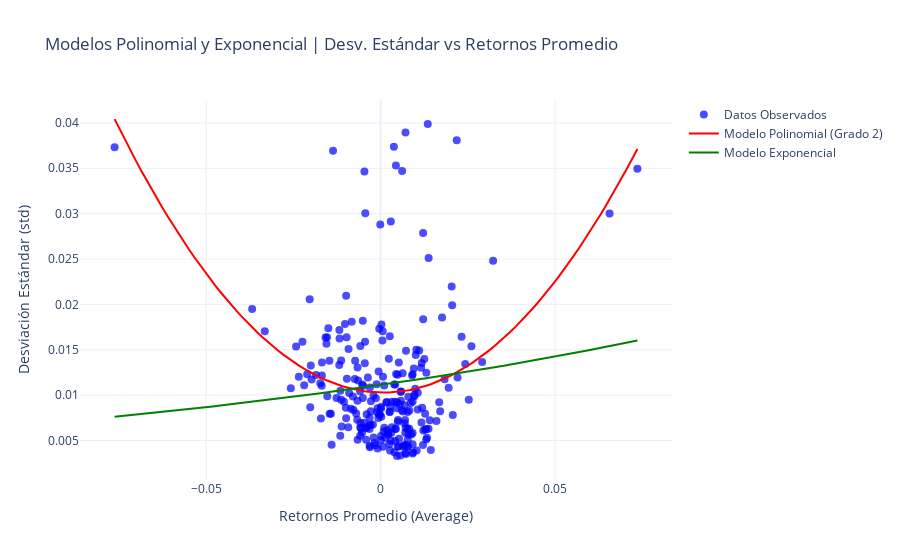

Here is the notebook cell this chart was saved with:
### Code cell
#Modelo 1 
import numpy as np
import pandas as pd
import yfinance as yf
import statsmodels.api as sm
from scipy.optimize import curve_fit
import plotly.graph_objects as go

# 1. Descargar datos históricos del activo
activo = "AAPL"  # Ticker del activo
periodo = "1y"
datos = yf.Ticker(activo).history(period=periodo)

# 2. Calcular los retornos promedio (Average) y la desviación estándar (std)
datos['Average'] = datos[['High', 'Low']].mean(axis=1).pct_change()
datos['std'] = datos['Average'].rolling(window=5).std()

# Eliminar valores NaN para los ajustes
datos.dropna(inplace=True)

# --- MODELO POLINOMIAL ---
# Ajustar un modelo polinomial de grado 2
X_poly = np.column_stack((datos['Average'], datos['Average']**2))  # [x, x^2]
X_poly = sm.add_constant(X_poly)  # Añadir intercepto
modelo_poly = sm.OLS(datos['std'], X_poly).fit()

# Coeficientes del modelo polinomial
alpha_poly = modelo_poly.params[0]
beta_1_poly = modelo_poly.params[1]
beta_2_poly = modelo_poly.params[2]

# Predicciones del modelo polinomial
datos['std_pred_poly'] = alpha_poly + beta_1_poly * datos['Average'] + beta_2_poly * datos['Average']**2

# --- MODELO EXPONENCIAL ---
# Definir la función exponencial
def modelo_exponencial(x, alpha, beta):
    return alpha * np.exp(beta * x)

# Ajustar el modelo exponencial
popt, _ = curve_fit(modelo_exponencial, datos['Average'], datos['std'], maxfev=10000)
alpha_exp, beta_exp = popt

# Predicciones del modelo exponencial
datos['std_pred_exp'] = modelo_exponencial(datos['Average'], alpha_exp, beta_exp)

# --- GRAFICAR LOS RESULTADOS ---
fig = go.Figure()

# Datos observados
fig.add_trace(go.Scatter(x=datos['Average'], y=datos['std'],
                         mode='markers', name='Datos Observados',
                         marker=dict(size=8, color='blue', opacity=0.7)))

# Línea del modelo polinomial
x_vals = np.linspace(datos['Average'].min(), datos['Average'].max(), 100)
y_vals_poly = alpha_poly + beta_1_poly * x_vals + beta_2_poly * x_vals**2
fig.add_trace(go.Scatter(x=x_vals, y=y_vals_poly, mode='lines', name='Modelo Polinomial (Grado 2)',
                         line=dict(color='red')))

# Línea del modelo exponencial
y_vals_exp = modelo_exponencial(x_vals, alpha_exp, beta_exp)
fig.add_trace(go.Scatter(x=x_vals, y=y_vals_exp, mode='lines', name='Modelo Exponencial',
                         line=dict(color='green')))

# Configuración del gráfico
fig.update_layout(title="Modelos Polinomial y Exponencial | Desv. Estándar vs Retornos Promedio",
                  xaxis_title="Retornos Promedio (Average)",
                  yaxis_title="Desviación Estándar (std)",
                  template="plotly_white")

fig.show()

# --- RESULTADOS ---
print("Resultados del Modelo Polinomial:")
print(f"Intercepto (α): {alpha_poly:.4f}")
print(f"Coeficiente Lineal (β1): {beta_1_poly:.4f}")
print(f"Coeficiente Cuadrático (β2): {beta_2_poly:.4f}")
print(f"Resumen del Modelo Polinomial:\n{modelo_poly.summary()}")

print("\nResultados del Modelo Exponencial:")
print(f"Intercepto (α): {alpha_exp:.4f}")
print(f"Coeficiente Exponencial (β): {beta_exp:.4f}")

### Figure 1 — Plotly figure (JSON) as saved in the notebook; plotly's stock layout.template omitted (floating-point values rounded to 4 significant figures; data arrays with more than 128 entries replaced by an {"elided": "..."} marker saying what was removed)
{"data": [{"marker": {"color": "blue", "opacity": 0.7, "size": 8}, "mode": "markers", "name": "Datos Observados", "type": "scatter", "x": {"elided": "245 float values"}, "y": {"elided": "245 float values"}}, {"line": {"color": "red"}, "mode": "lines", "name": "Modelo Polinomial (Grado 2)", "type": "scatter", "x": [-0.07627, -0.07475, -0.07324, -0.07173, -0.07021, -0.0687, -0.06718, -0.06567, -0.06415, -0.06264, -0.06113, -0.05961, -0.0581, -0.05658, -0.05507, -0.05356, -0.05204, -0.05053, -0.04901, -0.0475, -0.04599, -0.04447, -0.04296, -0.04144, -0.03993, -0.03842, -0.0369, -0.03539, -0.03387, -0.03236, -0.03085, -0.02933, -0.02782, -0.0263, -0.02479, -0.02327, -0.02176, -0.02025, -0.01873, -0.01722, -0.0157, -0.01419, -0.01268, -0.01116, -0.009648, -0.008134, -0.00662, -0.005106, -0.003592, -0.002078, -0.0005638, 0.0009502, 0.002464, 0.003978, 0.005492, 0.007007, 0.008521, 0.01003, 0.01155, 0.01306, 0.01458, 0.01609, 0.0176, 0.01912, 0.02063, 0.02215, 0.02366, 0.02518, 0.02669, 0.0282, 0.02972, 0.03123, 0.03275, 0.03426, 0.03577, 0.03729, 0.0388, 0.04032, 0.04183, 0.04334, 0.04486, 0.04637, 0.04789, 0.0494, 0.05091, 0.05243, 0.05394, 0.05546, 0.05697, 0.05848, 0.06, 0.06151, 0.06303, 0.06454, 0.06606, 0.06757, 0.06908, 0.0706, 0.07211, 0.07363], "y": [0.04042, 0.03924, 0.0381, 0.03697, 0.03587, 0.03479, 0.03373, 0.0327, 0.03169, 0.03071, 0.02974, 0.02881, 0.02789, 0.027, 0.02613, 0.02528, 0.02446, 0.02366, 0.02288, 0.02213, 0.0214, 0.02069, 0.02001, 0.01935, 0.01871, 0.01809, 0.0175, 0.01694, 0.01639, 0.01587, 0.01537, 0.0149, 0.01445, 0.01402, 0.01361, 0.01323, 0.01287, 0.01254, 0.01223, 0.01194, 0.01167, 0.01143, 0.01121, 0.01101, 0.01084, 0.01069, 0.01057, 0.01046, 0.01038, 0.01033, 0.01029, 0.01028, 0.0103, 0.01033, 0.01039, 0.01048, 0.01058, 0.01071, 0.01086, 0.01104, 0.01124, 0.01146, 0.01171, 0.01198, 0.01227, 0.01258, 0.01292, 0.01328, 0.01367, 0.01408, 0.01451, 0.01496, 0.01544, 0.01594, 0.01647, 0.01701, 0.01758, 0.01818, 0.0188, 0.01944, 0.0201, 0.02079, 0.0215, 0.02223, 0.02299, 0.02377, 0.02457, 0.0254, 0.02625, 0.02712, 0.02802, 0.02894, 0.02988, 0.03084, 0.03183, 0.03285, 0.03388, 0.03494, 0.03602, 0.03713]}, {"line": {"color": "green"}, "mode": "lines", "name": "Modelo Exponencial", "type": "scatter", "x": [-0.07627, -0.07475, -0.07324, -0.07173, -0.07021, -0.0687, -0.06718, -0.06567, -0.06415, -0.06264, -0.06113, -0.05961, -0.0581, -0.05658, -0.05507, -0.05356, -0.05204, -0.05053, -0.04901, -0.0475, -0.04599, -0.04447, -0.04296, -0.04144, -0.03993, -0.03842, -0.0369, -0.03539, -0.03387, -0.03236, -0.03085, -0.02933, -0.02782, -0.0263, -0.02479, -0.02327, -0.02176, -0.02025, -0.01873, -0.01722, -0.0157, -0.01419, -0.01268, -0.01116, -0.009648, -0.008134, -0.00662, -0.005106, -0.003592, -0.002078, -0.0005638, 0.0009502, 0.002464, 0.003978, 0.005492, 0.007007, 0.008521, 0.01003, 0.01155, 0.01306, 0.01458, 0.01609, 0.0176, 0.01912, 0.02063, 0.02215, 0.02366, 0.02518, 0.02669, 0.0282, 0.02972, 0.03123, 0.03275, 0.03426, 0.03577, 0.03729, 0.0388, 0.04032, 0.04183, 0.04334, 0.04486, 0.04637, 0.04789, 0.0494, 0.05091, 0.05243, 0.05394, 0.05546, 0.05697, 0.05848, 0.06, 0.06151, 0.06303, 0.06454, 0.06606, 0.06757, 0.06908, 0.0706, 0.07211, 0.07363], "y": [0.007619, 0.007677, 0.007735, 0.007793, 0.007852, 0.007911, 0.007971, 0.008031, 0.008091, 0.008152, 0.008214, 0.008276, 0.008338, 0.008401, 0.008464, 0.008528, 0.008592, 0.008657, 0.008722, 0.008788, 0.008854, 0.008921, 0.008988, 0.009056, 0.009124, 0.009193, 0.009262, 0.009332, 0.009402, 0.009473, 0.009545, 0.009617, 0.009689, 0.009762, 0.009836, 0.00991, 0.009985, 0.01006, 0.01014, 0.01021, 0.01029, 0.01037, 0.01044, 0.01052, 0.0106, 0.01068, 0.01076, 0.01084, 0.01093, 0.01101, 0.01109, 0.01118, 0.01126, 0.01134, 0.01143, 0.01152, 0.0116, 0.01169, 0.01178, 0.01187, 0.01196, 0.01205, 0.01214, 0.01223, 0.01232, 0.01241, 0.01251, 0.0126, 0.0127, 0.01279, 0.01289, 0.01299, 0.01308, 0.01318, 0.01328, 0.01338, 0.01348, 0.01359, 0.01369, 0.01379, 0.01389, 0.014, 0.0141, 0.01421, 0.01432, 0.01443, 0.01453, 0.01464, 0.01475, 0.01487, 0.01498, 0.01509, 0.0152, 0.01532, 0.01544, 0.01555, 0.01567, 0.01579, 0.01591, 0.01603]}], "layout": {"title": {"text": "Modelos Polinomial y Exponencial | Desv. Estándar vs Retornos Promedio"}, "xaxis": {"title": {"text": "Retornos Promedio (Average)"}}, "yaxis": {"title": {"text": "Desviación Estándar (std)"}}}}
